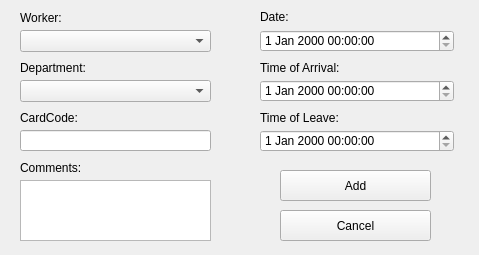
<?xml version="1.0" encoding="UTF-8"?>
<ui version="4.0">
 <class>VisitForm</class>
 <widget class="QWidget" name="VisitForm">
  <property name="geometry">
   <rect>
    <x>0</x>
    <y>0</y>
    <width>479</width>
    <height>255</height>
   </rect>
  </property>
  <property name="windowTitle">
   <string>Add New Visit</string>
  </property>
  <widget class="QDateTimeEdit" name="dateTimeEdit">
   <property name="geometry">
    <rect>
     <x>260</x>
     <y>30</y>
     <width>194</width>
     <height>22</height>
    </rect>
   </property>
  </widget>
  <widget class="QDateTimeEdit" name="dateTimeEdit_2">
   <property name="geometry">
    <rect>
     <x>260</x>
     <y>80</y>
     <width>194</width>
     <height>22</height>
    </rect>
   </property>
  </widget>
  <widget class="QLabel" name="label">
   <property name="geometry">
    <rect>
     <x>260</x>
     <y>60</y>
     <width>81</width>
     <height>16</height>
    </rect>
   </property>
   <property name="text">
    <string>Time of Arrival:</string>
   </property>
  </widget>
  <widget class="QLabel" name="label_2">
   <property name="geometry">
    <rect>
     <x>260</x>
     <y>110</y>
     <width>81</width>
     <height>16</height>
    </rect>
   </property>
   <property name="text">
    <string>Time of Leave:</string>
   </property>
  </widget>
  <widget class="QDateTimeEdit" name="dateTimeEdit_3">
   <property name="geometry">
    <rect>
     <x>260</x>
     <y>130</y>
     <width>194</width>
     <height>22</height>
    </rect>
   </property>
  </widget>
  <widget class="QLabel" name="label_3">
   <property name="geometry">
    <rect>
     <x>260</x>
     <y>10</y>
     <width>47</width>
     <height>13</height>
    </rect>
   </property>
   <property name="text">
    <string>Date:</string>
   </property>
  </widget>
  <widget class="QComboBox" name="comboBox">
   <property name="geometry">
    <rect>
     <x>20</x>
     <y>30</y>
     <width>191</width>
     <height>22</height>
    </rect>
   </property>
  </widget>
  <widget class="QLabel" name="label_4">
   <property name="geometry">
    <rect>
     <x>20</x>
     <y>10</y>
     <width>71</width>
     <height>16</height>
    </rect>
   </property>
   <property name="text">
    <string>Worker:</string>
   </property>
  </widget>
  <widget class="QTextEdit" name="textEdit">
   <property name="geometry">
    <rect>
     <x>20</x>
     <y>180</y>
     <width>191</width>
     <height>61</height>
    </rect>
   </property>
  </widget>
  <widget class="QLabel" name="label_5">
   <property name="geometry">
    <rect>
     <x>20</x>
     <y>60</y>
     <width>71</width>
     <height>16</height>
    </rect>
   </property>
   <property name="text">
    <string>Department:</string>
   </property>
  </widget>
  <widget class="QComboBox" name="comboBox_2">
   <property name="geometry">
    <rect>
     <x>20</x>
     <y>80</y>
     <width>191</width>
     <height>22</height>
    </rect>
   </property>
   <property name="editable">
    <bool>false</bool>
   </property>
  </widget>
  <widget class="QLabel" name="label_6">
   <property name="geometry">
    <rect>
     <x>20</x>
     <y>160</y>
     <width>71</width>
     <height>16</height>
    </rect>
   </property>
   <property name="text">
    <string>Comments:</string>
   </property>
  </widget>
  <widget class="QPushButton" name="pushButton">
   <property name="geometry">
    <rect>
     <x>280</x>
     <y>170</y>
     <width>151</width>
     <height>31</height>
    </rect>
   </property>
   <property name="text">
    <string>Add</string>
   </property>
  </widget>
  <widget class="QPushButton" name="pushButton_2">
   <property name="geometry">
    <rect>
     <x>280</x>
     <y>210</y>
     <width>151</width>
     <height>31</height>
    </rect>
   </property>
   <property name="text">
    <string>Cancel</string>
   </property>
  </widget>
  <widget class="QLineEdit" name="lineEdit">
   <property name="geometry">
    <rect>
     <x>20</x>
     <y>130</y>
     <width>191</width>
     <height>21</height>
    </rect>
   </property>
  </widget>
  <widget class="QLabel" name="label_7">
   <property name="geometry">
    <rect>
     <x>20</x>
     <y>110</y>
     <width>71</width>
     <height>16</height>
    </rect>
   </property>
   <property name="text">
    <string>CardCode:</string>
   </property>
  </widget>
 </widget>
 <resources/>
 <connections/>
</ui>
